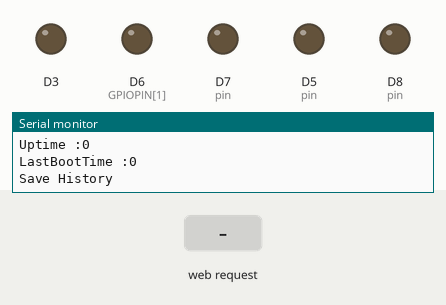
Simulated run of this program. Board: ESP8266 (Wemos D1 mini). Shown: output pins drawn as LEDs (lit = HIGH), the last lines printed to the serial monitor. The test bench sets the inputs (shaded band). WiFi joins after 1.5 s; servers stay silent unless stated; the local clock reads 2024-03-15 10:24:30 at power-on unless the program sets it; storage starts empty.

Above: at 3.2 s.
3.3 s: HTTP request GET /gpio?id=1&etat=1 received
At 4.0 s:
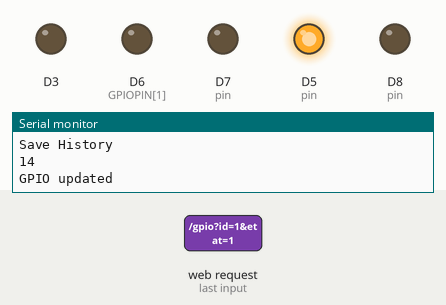
4.8 s: HTTP request GET /tabmesures.json received
6.3 s: HTTP request GET /mesures.json received
Timing chart, 0 to 9.3 s (numbered marks = the images above; inputs shaded):
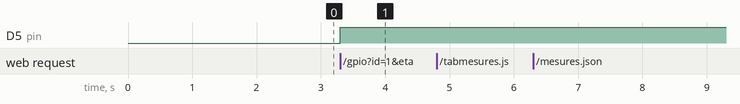

The program:

main.cpp
```cpp
#include <Arduino.h>
#include <ESP8266WiFi.h>
#include <ESP8266WebServer.h>
#include <DHT.h>
#include <Adafruit_BMP085.h>
#include <FS.h>
#include <TimeLib.h>
#include <NtpClientLib.h>
#include <ArduinoJson.h>

#define ssid      "ilgiovagabondo"        // WiFi SSID
#define password  "letmein1985"    // WiFi password
#define DHTTYPE   DHT22             // DHT type (DHT11, DHT22)
#define DHTPIN    D4                // Broche du DHT / DHT Pin
#define HISTORY_FILE "/history.json"
const uint8_t GPIOPIN[4] = {D5,D6,D7,D8};  // Led
float   t = 0 ;
float   h = 0 ;
float   pa = 0;
int     sizeHist = 84 ;        // Taille historique (7h x 12pts) - History size

const long intervalHist = 1000 * 60 * 5;  // 5 mesures / heure - 5 measures / hours
unsigned long previousMillis = intervalHist;  // Dernier point enregistré dans l'historique - time of last point added

// Création des objets / create Objects
DHT dht(DHTPIN, DHTTYPE);
Adafruit_BMP085 bmp;
ESP8266WebServer server ( 80 );

StaticJsonBuffer<10000> jsonBuffer;                 // Buffer static contenant le JSON courant - Current JSON static buffer
JsonObject& root = jsonBuffer.createObject();
JsonArray& timestamp = root.createNestedArray("timestamp");
JsonArray& hist_t = root.createNestedArray("t");
JsonArray& hist_h = root.createNestedArray("h");
JsonArray& hist_pa = root.createNestedArray("pa");
JsonArray& bart = root.createNestedArray("bart");   // Clé historgramme (temp/humidité) - Key histogramm (temp/humidity)
JsonArray& barh = root.createNestedArray("barh");   // Clé historgramme (temp/humidité) - Key histogramm (temp/humidity)

char json[10000];                                   // Buffer pour export du JSON - JSON export buffer

void updateGpio(){
  String gpio = server.arg("id");
  String etat = server.arg("etat");
  String success = "1";
  int pin = D5;
 if ( gpio == "D5" ) {
      pin = D5;
 } else if ( gpio == "D7" ) {
     pin = D7;
 } else if ( gpio == "D8" ) {
     pin = D8;
 } else {
      pin = D5;
  }
  Serial.println(pin);
  if ( etat == "1" ) {
    digitalWrite(pin, HIGH);
  } else if ( etat == "0" ) {
    digitalWrite(pin, LOW);
  } else {
    success = "1";
    Serial.println("Err Led Value");
  }

  String json = "{\"gpio\":\"" + String(gpio) + "\",";
  json += "\"etat\":\"" + String(etat) + "\",";
  json += "\"success\":\"" + String(success) + "\"}";

  server.send(200, "application/json", json);
  Serial.println("GPIO updated");
}

void sendMesures() {
  String json = "{\"t\":\"" + String(t) + "\",";
  json += "\"h\":\"" + String(h) + "\",";
  json += "\"pa\":\"" + String(pa) + "\"}";

  server.send(200, "application/json", json);
  Serial.println("Send measures");
}

void calcStat(){
  float statTemp[7] = {-999,-999,-999,-999,-999,-999,-999};
  float statHumi[7] = {-999,-999,-999,-999,-999,-999,-999};
  int nbClass = 7;  // Nombre de classes - Number of classes
  int currentClass = 0;
  int sizeClass = hist_t.size() / nbClass;  // 2
  double temp;
  //
  if ( hist_t.size() >= sizeHist ) {
    //Serial.print("taille classe ");Serial.println(sizeClass);
    //Serial.print("taille historique ");Serial.println(hist_t.size());
    for ( int k = 0 ; k < hist_t.size() ; k++ ) {
      temp = root["t"][k];
      if ( statTemp[currentClass] == -999 ) {
        statTemp[ currentClass ] = temp;
      } else {
        statTemp[ currentClass ] = ( statTemp[ currentClass ] + temp ) / 2;
      }
      temp = root["h"][k];
      if ( statHumi[currentClass] == -999 ) {
        statHumi[ currentClass ] = temp;
      } else {
        statHumi[ currentClass ] = ( statHumi[ currentClass ] + temp ) / 2;
      }

      if ( ( k + 1 ) > sizeClass * ( currentClass + 1 ) ) {
        //Serial.print("k ");Serial.print(k + 1);Serial.print(" Cellule statTemp = ");Serial.println(statTemp[ currentClass ]);
        currentClass++;
      } else {
        //Serial.print("k ");Serial.print(k + 1);Serial.print(" < ");Serial.println(sizeClass * currentClass);
      }
    }

    Serial.println("Histogram - Temperature");
    for ( int i = 0 ; i < nbClass ; i++ ) {
      Serial.print(statTemp[i]);Serial.print('|');
    }
    Serial.println("Histogram - Humidity ");
    for ( int i = 0 ; i < nbClass ; i++ ) {
      Serial.print(statHumi[i]);Serial.print('|');
    }
    Serial.print("");
    if ( bart.size() == 0 ) {
      for ( int k = 0 ; k < nbClass ; k++ ) {
        bart.add(statTemp[k]);
        barh.add(statHumi[k]);
      }
    } else {
      for ( int k = 0 ; k < nbClass ; k++ ) {
        bart.set(k, statTemp[k]);
        barh.set(k, statHumi[k]);
      }
    }
  }
}

void sendTabMesures() {
  double temp = root["t"][0];      // Récupère la plus ancienne mesure (temperature) - get oldest record (temperature)
  String json = "[";
  json += "{\"mesure\":\"Température\",\"valeur\":\"" + String(t) + "\",\"unite\":\"°C\",\"glyph\":\"glyphicon-indent-left\",\"precedente\":\"" + String(temp) + "\"},";
  temp = root["h"][0];             // Récupère la plus ancienne mesure (humidite) - get oldest record (humidity)
  json += "{\"mesure\":\"Humidité\",\"valeur\":\"" + String(h) + "\",\"unite\":\"%\",\"glyph\":\"glyphicon-tint\",\"precedente\":\"" + String(temp) + "\"},";
  temp = root["pa"][0];             // Récupère la plus ancienne mesure (pression atmospherique) - get oldest record (Atmospheric Pressure)
  json += "{\"mesure\":\"Pression Atmosphérique\",\"valeur\":\"" + String(pa) + "\",\"unite\":\"mbar\",\"glyph\":\"glyphicon-dashboard\",\"precedente\":\"" + String(temp) + "\"}";
  json += "]";
  server.send(200, "application/json", json);
  Serial.println("Send data tab");
}

void sendHistory(){
  root.printTo(json, sizeof(json));             // Export du JSON dans une chaine - Export JSON object as a string
  server.send(200, "application/json", json);   // Envoi l'historique au client Web - Send history data to the web client
  Serial.println("Send History");
}

void loadHistory(){
  File file = SPIFFS.open(HISTORY_FILE, "r");
  if (!file){
    Serial.println("Aucun historique existe - No History Exist");
  } else {
    size_t size = file.size();
    if ( size == 0 ) {
      Serial.println("Fichier historique vide - History file empty !");
    } else {
      std::unique_ptr<char[]> buf (new char[size]);
      file.readBytes(buf.get(), size);
      JsonObject& root = jsonBuffer.parseObject(buf.get());
      if (!root.success()) {
        Serial.println("Impossible de lire le JSON - Impossible to read JSON file");
      } else {
        Serial.println("Historique charge - History loaded");
        root.prettyPrintTo(Serial);
      }
    }
    file.close();
  }
}

void saveHistory(){
  Serial.println("Save History");
  File historyFile = SPIFFS.open(HISTORY_FILE, "w");
  root.printTo(historyFile); // Exporte et enregsitre le JSON dans la zone SPIFFS - Export and save JSON object to SPIFFS area
  historyFile.close();
}

void addPtToHist(){
  unsigned long currentMillis = millis();

  //Serial.println(currentMillis - previousMillis);
  if ( currentMillis - previousMillis > intervalHist ) {
    long int tps = NTP.getTime();
    previousMillis = currentMillis;
    //Serial.println(NTP.getTime());
    if ( tps > 0 ) {
      timestamp.add(tps);
      hist_t.add(double_with_n_digits(t, 1));
      hist_h.add(double_with_n_digits(h, 1));
      hist_pa.add(double_with_n_digits(pa, 1));

      //root.printTo(Serial);
      if ( hist_t.size() > sizeHist ) {
        //Serial.println("efface anciennes mesures");
        timestamp.removeAt(0);
        hist_t.removeAt(0);
        hist_h.removeAt(0);
        hist_pa.removeAt(0);
      }
      //Serial.print("size hist_t ");Serial.println(hist_t.size());
      calcStat();
      delay(100);
      saveHistory();
      //root.printTo(Serial);
    }
  }
}


void setup() {
  Serial.begin ( 115200 );
  Serial.println ( "I am at the setup" );
  for ( int x = 0 ; x < 5 ; x++ ) {
    pinMode(GPIOPIN[x], OUTPUT);
  }

  /*
  // Initialisation du BMP180 / Init BMP180
  if ( !bmp.begin() ) {
    Serial.println("BMP180 KO!");
    while (1);
  } else {
    Serial.println("BMP180 OK");
  }
  */

  WiFi.begin ( ssid, password );
  int tentativeWiFi = 0;
  // Attente de la connexion au réseau WiFi / Wait for connection
  while ( WiFi.status() != WL_CONNECTED ) {
    delay ( 500 ); Serial.print ( "." );
    tentativeWiFi++;
    if ( tentativeWiFi > 20 ) {
      ESP.reset();
      while(true)
        delay(1);
    }
  }
  // Connexion WiFi établie / WiFi connexion is OK
  Serial.println ( "" );
  Serial.print ( "Connected to " ); Serial.println ( ssid );
  Serial.print ( "IP address: " ); Serial.println ( WiFi.localIP() );

  if (!SPIFFS.begin()) {
    Serial.println("SPIFFS Mount failed");        // Problème avec le stockage SPIFFS - Serious problem with SPIFFS
  } else {
    Serial.println("SPIFFS Mount succesfull");
    loadHistory();
  }
  delay(50);

  server.on("/tabmesures.json", sendTabMesures);
  server.on("/mesures.json", sendMesures);
  server.on("/gpio", updateGpio);
  server.on("/graph_temp.json", sendHistory);

  server.serveStatic("/js", SPIFFS, "/js");
  server.serveStatic("/css", SPIFFS, "/css");
  server.serveStatic("/img", SPIFFS, "/img");
  server.serveStatic("/", SPIFFS, "/index.html");

  server.begin();
  Serial.println ( "HTTP server started" );

  NTP.onNTPSyncEvent([](NTPSyncEvent_t error) {
    if (error) {
      Serial.print("Time Sync error: ");
      if (error == noResponse)
        Serial.println("NTP server not reachable");
      else if (error == invalidAddress)
        Serial.println("Invalid NTP server address");
      }
    else {
      Serial.print("Got NTP time: ");
      Serial.println(NTP.getTimeDateString(NTP.getLastNTPSync()));
    }
  });
  // Serveur NTP, decalage horaire, heure été - NTP Server, time offset, daylight
  NTP.begin("pool.ntp.org", 0, true);
  NTP.setInterval(60000);
  delay(500);

  Serial.print("Uptime :");
  Serial.println(NTP.getUptime());
  Serial.print("LastBootTime :");
  Serial.println(NTP.getLastBootTime());
}

void loop() {
  // put your main code here, to run repeatedly:
  server.handleClient();
  /*
  t = dht.readTemperature();
  h = dht.readHumidity();
  pa = bmp.readPressure() / 100.0F;
  */
  t = 20;
  h = 80;
  pa = 1000;
  if ( isnan(t) || isnan(h) ) {
    Serial.println("Error, no valid value");//Erreur, aucune valeur valide - Error, no valid value
  } else {
    addPtToHist();
  }
  delay(5);
}
```

Measured:
- after the input at 3.3 s, D5 (pin): LOW → HIGH at once
